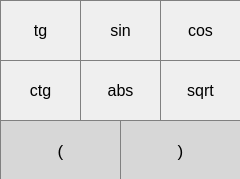
<?xml version="1.0" encoding="UTF-8"?>
<ui version="4.0">
 <class>SecondWindow</class>
 <widget class="QDialog" name="SecondWindow">
  <property name="geometry">
   <rect>
    <x>0</x>
    <y>0</y>
    <width>240</width>
    <height>179</height>
   </rect>
  </property>
  <property name="windowTitle">
   <string>Dialog</string>
  </property>
  <widget class="QPushButton" name="sinus">
   <property name="geometry">
    <rect>
     <x>80</x>
     <y>0</y>
     <width>81</width>
     <height>61</height>
    </rect>
   </property>
   <property name="font">
    <font>
     <pointsize>12</pointsize>
    </font>
   </property>
   <property name="styleSheet">
    <string notr="true">QPushButton {
 border: 1px solid gray;
}
QPushButton:pressed {
	background-color: qlineargradient(x1: 0, y1: 0, x2: 0, y2: 1,
															stop: 0#dadbde, stop: 1 #f6f7fa);
}</string>
   </property>
   <property name="text">
    <string>sin</string>
   </property>
  </widget>
  <widget class="QPushButton" name="cosinus">
   <property name="geometry">
    <rect>
     <x>160</x>
     <y>0</y>
     <width>81</width>
     <height>61</height>
    </rect>
   </property>
   <property name="font">
    <font>
     <pointsize>12</pointsize>
    </font>
   </property>
   <property name="styleSheet">
    <string notr="true">QPushButton {
 border: 1px solid gray;
}
QPushButton:pressed {
	background-color: qlineargradient(x1: 0, y1: 0, x2: 0, y2: 1,
															stop: 0#dadbde, stop: 1 #f6f7fa);
}</string>
   </property>
   <property name="text">
    <string>cos</string>
   </property>
  </widget>
  <widget class="QPushButton" name="tangen">
   <property name="geometry">
    <rect>
     <x>0</x>
     <y>0</y>
     <width>81</width>
     <height>61</height>
    </rect>
   </property>
   <property name="font">
    <font>
     <pointsize>12</pointsize>
    </font>
   </property>
   <property name="styleSheet">
    <string notr="true">QPushButton {
 border: 1px solid gray;
}
QPushButton:pressed {
	background-color: qlineargradient(x1: 0, y1: 0, x2: 0, y2: 1,
															stop: 0#dadbde, stop: 1 #f6f7fa);
}</string>
   </property>
   <property name="text">
    <string>tg</string>
   </property>
  </widget>
  <widget class="QPushButton" name="sqrt">
   <property name="geometry">
    <rect>
     <x>160</x>
     <y>60</y>
     <width>81</width>
     <height>61</height>
    </rect>
   </property>
   <property name="font">
    <font>
     <pointsize>12</pointsize>
    </font>
   </property>
   <property name="styleSheet">
    <string notr="true">QPushButton {
 border: 1px solid gray;
}
QPushButton:pressed {
	background-color: qlineargradient(x1: 0, y1: 0, x2: 0, y2: 1,
															stop: 0#dadbde, stop: 1 #f6f7fa);
}</string>
   </property>
   <property name="text">
    <string>sqrt</string>
   </property>
  </widget>
  <widget class="QPushButton" name="cotan">
   <property name="geometry">
    <rect>
     <x>0</x>
     <y>60</y>
     <width>81</width>
     <height>61</height>
    </rect>
   </property>
   <property name="font">
    <font>
     <pointsize>12</pointsize>
    </font>
   </property>
   <property name="styleSheet">
    <string notr="true">QPushButton {
 border: 1px solid gray;
}
QPushButton:pressed {
	background-color: qlineargradient(x1: 0, y1: 0, x2: 0, y2: 1,
															stop: 0#dadbde, stop: 1 #f6f7fa);
}</string>
   </property>
   <property name="text">
    <string>ctg</string>
   </property>
  </widget>
  <widget class="QPushButton" name="modul">
   <property name="geometry">
    <rect>
     <x>80</x>
     <y>60</y>
     <width>81</width>
     <height>61</height>
    </rect>
   </property>
   <property name="font">
    <font>
     <pointsize>12</pointsize>
    </font>
   </property>
   <property name="styleSheet">
    <string notr="true">QPushButton {
 border: 1px solid gray;
}
QPushButton:pressed {
	background-color: qlineargradient(x1: 0, y1: 0, x2: 0, y2: 1,
															stop: 0#dadbde, stop: 1 #f6f7fa);
}</string>
   </property>
   <property name="text">
    <string>abs</string>
   </property>
  </widget>
  <widget class="QPushButton" name="close_bracket">
   <property name="geometry">
    <rect>
     <x>120</x>
     <y>120</y>
     <width>121</width>
     <height>61</height>
    </rect>
   </property>
   <property name="font">
    <font>
     <pointsize>13</pointsize>
    </font>
   </property>
   <property name="styleSheet">
    <string notr="true">QPushButton {
 background-color: rgb(215, 215, 215);
 border: 1px solid gray;
}
QPushButton:pressed {
	background-color: qlineargradient(x1: 0, y1: 0, x2: 0, y2: 1,
															stop: 0#BEBEBE, stop: 1 #D7D7D7);
}</string>
   </property>
   <property name="text">
    <string>)</string>
   </property>
  </widget>
  <widget class="QPushButton" name="open_bracket">
   <property name="geometry">
    <rect>
     <x>0</x>
     <y>120</y>
     <width>121</width>
     <height>61</height>
    </rect>
   </property>
   <property name="font">
    <font>
     <pointsize>13</pointsize>
    </font>
   </property>
   <property name="styleSheet">
    <string notr="true">QPushButton {
 background-color: rgb(215, 215, 215);
 border: 1px solid gray;
}
QPushButton:pressed {
	background-color: qlineargradient(x1: 0, y1: 0, x2: 0, y2: 1,
															stop: 0#BEBEBE, stop: 1 #D7D7D7);
}</string>
   </property>
   <property name="text">
    <string>(</string>
   </property>
  </widget>
 </widget>
 <resources/>
 <connections/>
</ui>
